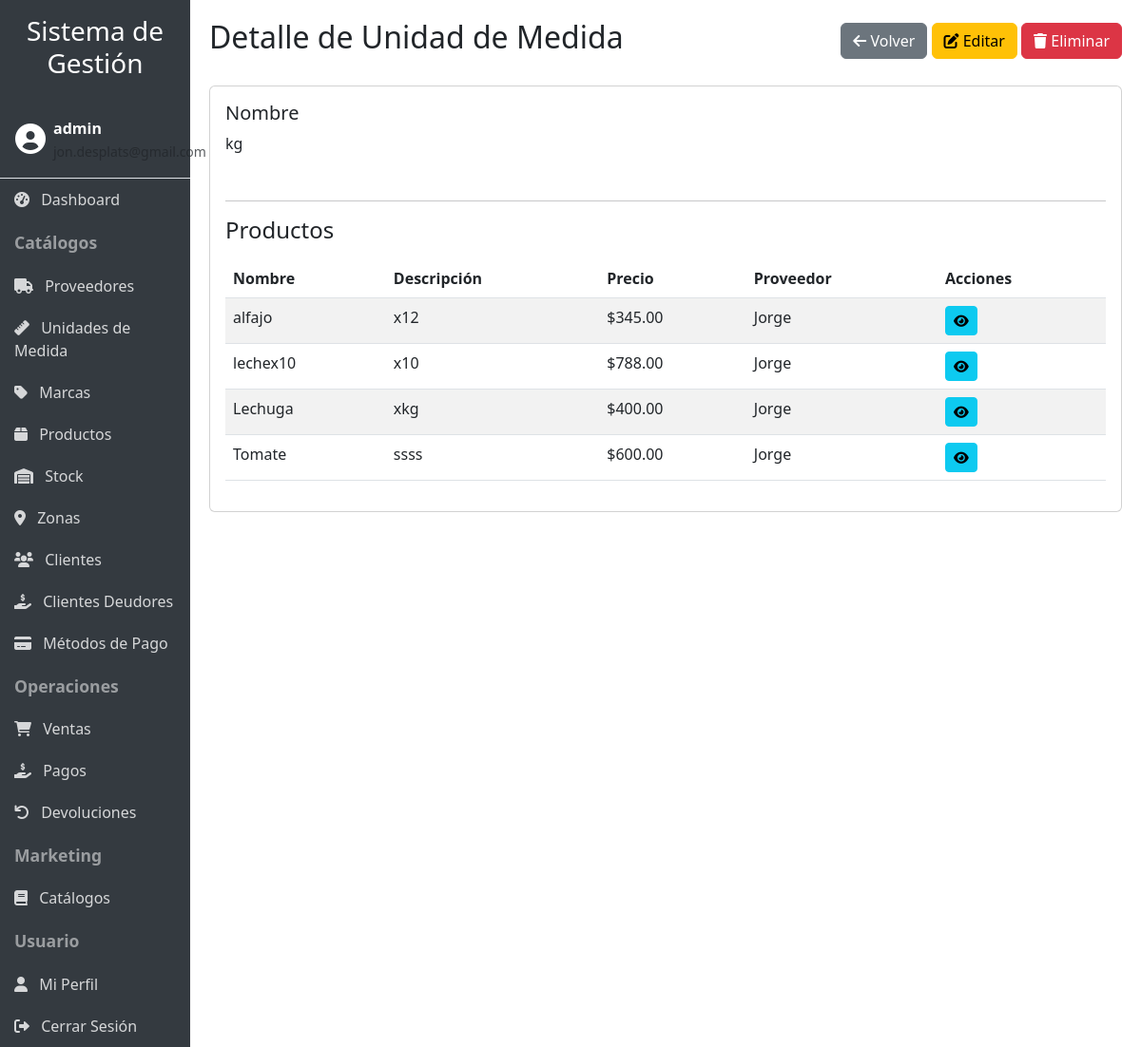
Page /unidades-medida/5/ (signed in) on the committed database.
### productos/models.py (models this page shows, shortened)
class UnidadMedida(models.Model):
    nombre = models.CharField(max_length=100)
    usuario = models.ForeignKey(User, on_delete=models.CASCADE, null=True, blank=True)

class Producto(models.Model):
    nombre = models.CharField(max_length=100)
    descripcion = models.CharField(max_length=250)
    precio = models.DecimalField(max_digits=10, decimal_places=2)
    imagen = models.ImageField(upload_to='productos/', null=True, blank=True, help_text='Imagen del producto')
    proveedor = models.ForeignKey(Proveedor, on_delete=models.CASCADE)
    marca = models.ForeignKey(Marca, on_delete=models.CASCADE, null=True, blank=True)
    um = models.ForeignKey(UnidadMedida, on_delete=models.CASCADE)
    usuario = models.ForeignKey(User, on_delete=models.CASCADE, null=True, blank=True)
    def get_absolute_url(self):
        return reverse('productos:producto_detail', args=[str(self.id)])

class Proveedor(models.Model):
    nombre = models.CharField(max_length=100)
    direccion = models.CharField(max_length=100)
    email = models.CharField(max_length=100)
    telefono = models.CharField(max_length=100)
    usuario = models.ForeignKey(User, on_delete=models.CASCADE, null=True, blank=True)
    def __str__(self) -> str:
        return self.nombre

### productos/user_views.py (the view)
# urls.py: path('unidades-medida/<int:pk>/', user_views.UserUnidadMedidaDetailView.as_view(), name='unidadmedida_detail'),
class UserUnidadMedidaDetailView(UserDataMixin, UnidadMedidaDetailView):
    pass

### productos/mixins.py (called while the page is built)
    def get_queryset(self):
        queryset = super().get_queryset()
        user = self.request.user
        if user.is_staff or user.is_superuser:
            return queryset
        if hasattr(queryset.model, 'usuario'):
            return queryset.filter(usuario=user)
        return queryset

### productos/templates/productos/unidadmedida_detail.html (shortened to what this page needs)
{% extends 'productos/base.html' %}
{% load productos_filters %}
{% block header %}Detalle de Unidad de Medida{% endblock %}
{% block header_buttons %}
<a href="{% url 'productos:unidadmedida_list' %}" class="btn btn-secondary">
    <i class="fas fa-arrow-left"></i> Volver
</a>
<a href="{% url 'productos:unidadmedida_update' unidadmedida.pk %}" class="btn btn-warning">
    <i class="fas fa-edit"></i> Editar
</a>
<a href="{% url 'productos:unidadmedida_delete' unidadmedida.pk %}" class="btn btn-danger">
    <i class="fas fa-trash"></i> Eliminar
</a>
{% endblock %}
{% block content %}
<div class="card">
    <div class="card-body">
        <div class="row">
            <div class="col-md-6 mb-3">
                <h5>Nombre</h5>
                <p>{{ unidadmedida.nombre }}</p>
            </div>
        </div>
        <hr>
        <h4>Productos</h4>
        <div class="table-responsive mt-3">
            <table class="table table-striped">
                <thead>
                    <tr>
                        <th>Nombre</th>
                        <th>Descripción</th>
                        <th>Precio</th>
                        <th>Proveedor</th>
                        <th>Acciones</th>
                    </tr>
                </thead>
                <tbody>
                    {% for producto in unidadmedida.producto_set.all %}
                    <tr>
                        <td>{{ producto.nombre }}</td>
                        <td>{{ producto.descripcion }}</td>
                        <td>${{ producto.precio }}</td>
                        <td>{{ producto.proveedor }}</td>
                        <td>
                            <a href="{{ producto.get_absolute_url }}" class="btn btn-sm btn-info">
                                <i class="fas fa-eye"></i>
                            </a>
                        </td>
                    </tr>
                    {% empty %}
                    <tr>
                        <td colspan="5" class="text-center">No hay productos asociados a esta unidad de medida.</td>
                    </tr>
                    {% endfor %}
                </tbody>
            </table>
        </div>
    </div>
</div>
{% endblock %}

### productos/templates/productos/base.html (shortened to what this page needs)
<!DOCTYPE html>
<html lang="es">
<head>
    <link href="https://cdn.jsdelivr.net/npm/bootstrap@5.3.0/dist/css/bootstrap.min.css" rel="stylesheet">
    <link rel="stylesheet" href="https://cdnjs.cloudflare.com/ajax/libs/font-awesome/6.0.0/css/all.min.css">
    {% load static %}
    <link rel="stylesheet" href="{% static 'productos/css/responsive.css' %}">
</head>
<body>
    <div class="container-fluid">
        <div class="row">
            <div class="col-lg-2 sidebar p-0" id="sidebar">
                <div class="p-3 d-lg-block d-none">
                    <h3 class="text-center">Sistema de Gestión</h3>
                </div>
                {% if user.is_authenticated %}
                <div class="user-info p-3 border-bottom">
                    <div class="d-flex align-items-center">
                        <div class="me-2">
                            <i class="fas fa-user-circle fa-2x"></i>
                        </div>
                        <div>
                            <div class="fw-bold">{{ user.username }}</div>
                            <small class="text-muted">{{ user.email }}</small>
                        </div>
                    </div>
                </div>
                {% endif %}
                {% if user.is_authenticated %}
                <a href="{% url 'productos:dashboard' %}" class="nav-link"><i class="fas fa-tachometer-alt me-2"></i> Dashboard</a>
                <div class="nav-header">Catálogos</div>
                <a href="{% url 'productos:proveedor_list' %}" class="nav-link"><i class="fas fa-truck me-2"></i> Proveedores</a>
                <a href="{% url 'productos:unidadmedida_list' %}" class="nav-link"><i class="fas fa-ruler me-2"></i> Unidades de Medida</a>
                <a href="{% url 'productos:marca_list' %}" class="nav-link"><i class="fas fa-tag me-2"></i> Marcas</a>
                <a href="{% url 'productos:producto_list' %}" class="nav-link"><i class="fas fa-box me-2"></i> Productos</a>
                <a href="{% url 'productos:stock_list' %}" class="nav-link"><i class="fas fa-warehouse me-2"></i> Stock</a>
                <a href="{% url 'productos:zona_list' %}" class="nav-link"><i class="fas fa-map-marker-alt me-2"></i> Zonas</a>
                <a href="{% url 'productos:cliente_list' %}" class="nav-link"><i class="fas fa-users me-2"></i> Clientes</a>
                <a href="{% url 'productos:clientes_deudores' %}" class="nav-link"><i class="fas fa-hand-holding-usd me-2"></i> Clientes Deudores</a>
                <a href="{% url 'productos:metodopago_list' %}" class="nav-link"><i class="fas fa-credit-card me-2"></i> Métodos de Pago</a>
                <div class="nav-header">Operaciones</div>
                <a href="{% url 'productos:venta_list' %}" class="nav-link"><i class="fas fa-shopping-cart me-2"></i> Ventas</a>
                <a href="{% url 'productos:pago_list' %}" class="nav-link"><i class="fas fa-hand-holding-usd me-2"></i> Pagos</a>
                <a href="{% url 'productos:devolucion_list' %}" class="nav-link"><i class="fas fa-undo me-2"></i> Devoluciones</a>
                <div class="nav-header">Marketing</div>
                <a href="{% url 'productos:catalogo_list' %}" class="nav-link"><i class="fas fa-book me-2"></i> Catálogos</a>
                <div class="nav-header">Usuario</div>
                <a href="{% url 'productos:profile' %}" class="nav-link"><i class="fas fa-user me-2"></i> Mi Perfil</a>
                <a href="{% url 'productos:logout' %}" class="nav-link"><i class="fas fa-sign-out-alt me-2"></i> Cerrar Sesión</a>
                {% else %}
                <div class="nav-header">Acceso</div>
                <a href="{% url 'productos:login' %}" class="nav-link"><i class="fas fa-sign-in-alt me-2"></i> Iniciar Sesión</a>
                <a href="{% url 'productos:register' %}" class="nav-link"><i class="fas fa-user-plus me-2"></i> Registrarse</a>
                {% endif %}
            </div>
            <div class="col-lg-10 content content-wrapper">
                <div class="d-flex justify-content-between align-items-center mb-4">
                    <h2>{% block header %}{% endblock %}</h2>
                    <div>
                        {% block header_buttons %}{% endblock %}
                    </div>
                </div>
                {% block content %}{% endblock %}
            </div>
        </div>
    </div>
</body>
</html>

### productos/static/productos/css/responsive.css (style rules this page uses)
body { font-size: 16px; }
.table-responsive { overflow-x: auto; -webkit-overflow-scrolling: touch; }

### productos/templates/productos/base.html (style rules this page uses)
body { overflow-x: hidden; }
.sidebar { min-height: 100vh; background-color: #343a40; color: white; transition: all 0.3s; }
.sidebar a { color: rgba(255, 255, 255, 0.8); text-decoration: none; display: block; padding: 10px 15px; }
.sidebar .nav-header { font-weight: bold; padding: 10px 15px; font-size: 1.1em; color: rgba(255, 255, 255, 0.5); }
.content { padding: 20px; }
.table-responsive { overflow-x: auto; }

### rows in the picture
UnidadMedida: nombre "kg"
Producto: nombre "alfajo", descripcion "x12", precio "345.00", proveedor "Jorge"
Producto: nombre "lechex10", descripcion "x10", precio "788.00", proveedor "Jorge"
Producto: nombre "Lechuga", descripcion "xkg", precio "400.00", proveedor "Jorge"
Producto: nombre "Tomate", descripcion "ssss", precio "600.00", proveedor "Jorge"

### other values in the picture
{{ user.username }} "admin"
{{ user.email }} "jon.desplats@gmail.com"
